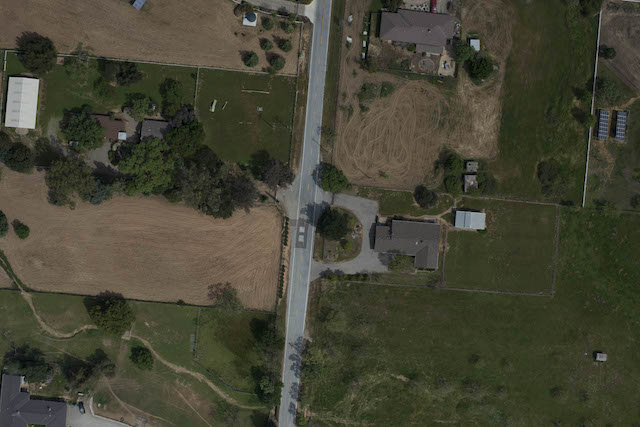
#> input picture ImageStitching/01_suburbA.jpg, 640 x 427 px
$ python FourrierTrasformNumpy.py --image ../ImageStitching/01_suburbA.jpg
#> lines starting #> are read from the running program, lines starting #| are printed output that depends on the picture
import cv2 as cv
import numpy as np
from matplotlib import pyplot as plt
import argparse

ap = argparse.ArgumentParser()
ap.add_argument("-i", "--image", type=str, required=True,
	help="path input image that we'll detect blur in")
args = vars(ap.parse_args())

img = cv.imread(args['image'],0)
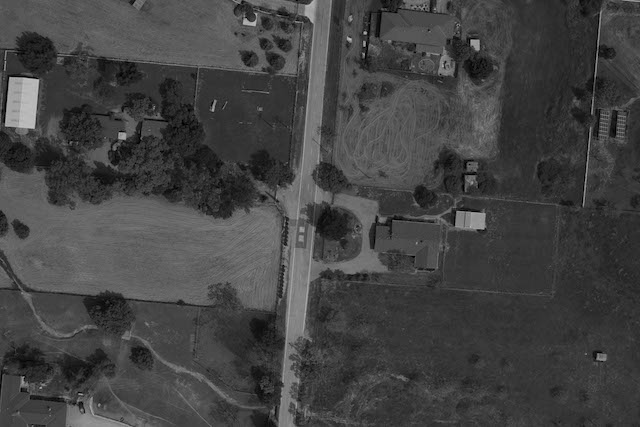
#> img: shape (427, 640); min 0, max 196, mean 67
f = np.fft.fft2(img)
fshift = np.fft.fftshift(f)
magnitude_spectrum = 20*np.log(np.abs(fshift))
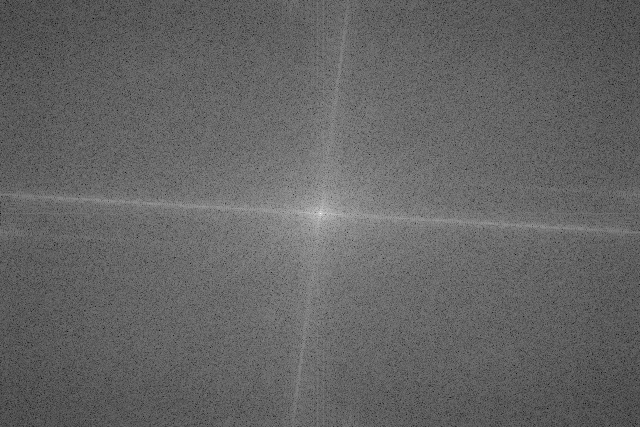
#> magnitude_spectrum: shape (427, 640) float64; min 38.92, max 334.5, mean 155.9; drawn with min black and max white
plt.subplot(121),plt.imshow(img, cmap = 'gray')
plt.title('Input Image'), plt.xticks([]), plt.yticks([])
plt.subplot(122),plt.imshow(magnitude_spectrum, cmap = 'gray')
plt.title('Magnitude Spectrum'), plt.xticks([]), plt.yticks([])
plt.show()
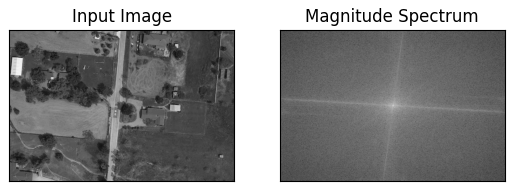
#> figure drawn by matplotlib, 2 panels

rows, cols = img.shape
#> rows = 427; cols = 640
crow,ccol = rows//2 , cols//2
#> crow = 213; ccol = 320
fshift[crow-30:crow+31, ccol-30:ccol+31] = 0
f_ishift = np.fft.ifftshift(fshift)
img_back = np.fft.ifft2(f_ishift)
img_back = np.real(img_back)
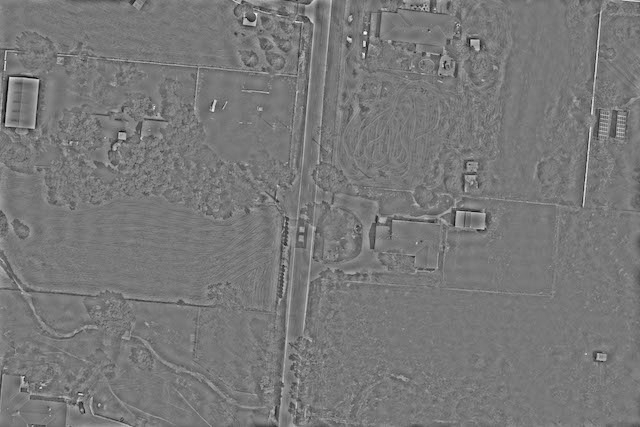
#> img_back: shape (427, 640) float64; min -104.3, max 116.4, mean 0; drawn with min black and max white
plt.subplot(131),plt.imshow(img, cmap = 'gray')
plt.title('Input Image'), plt.xticks([]), plt.yticks([])
plt.subplot(132),plt.imshow(img_back, cmap = 'gray')
plt.title('Image after HPF'), plt.xticks([]), plt.yticks([])
plt.subplot(133),plt.imshow(img_back)
plt.title('Result in JET'), plt.xticks([]), plt.yticks([])

plt.show()
